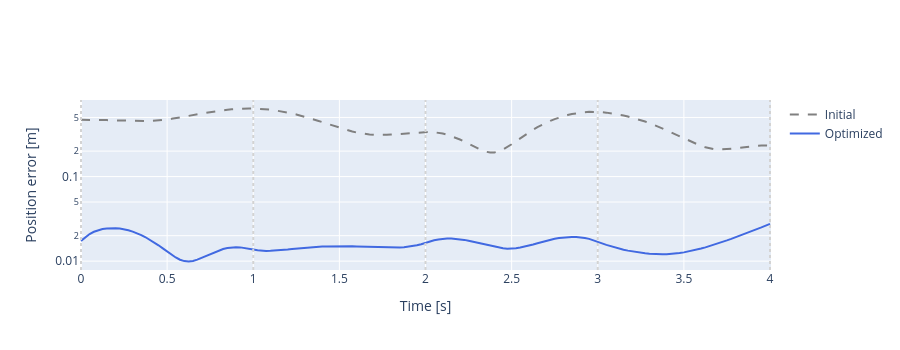

Notebook cell for this chart:
### Markdown cell above
We compare the position error along the initial and optimized trajectories. The vertical lines indicate the knot times.

### Code cell
err_init = np.linalg.norm(interp_init - truth, axis=1)
err_opt = np.linalg.norm(interp_opt - truth, axis=1)

fig = go.Figure()
fig.add_scatter(x=sample_times, y=err_init, name="Initial", line=dict(color="gray", dash="dash"))
fig.add_scatter(x=sample_times, y=err_opt, name="Optimized", line=dict(color="royalblue"))
for t in knot_times: fig.add_vline(x=t, line=dict(color="lightgray", dash="dot"))
fig.update_layout(xaxis_title="Time [s]", yaxis_title="Position error [m]", yaxis_type="log", height=350)
fig.show()

print(f"Trajectory RMSE: initial {rmse(interp_init, truth):.4f} m, optimized {rmse(interp_opt, truth):.4f} m")
print(f"Max position error after optimization: {err_opt.max():.4f} m")

### Figure 1 — Plotly figure (JSON) as saved in the notebook; plotly's stock layout.template omitted (floating-point values rounded to 4 significant figures; data arrays with more than 128 entries replaced by an {"elided": "..."} marker saying what was removed)
{"data": [{"line": {"color": "gray", "dash": "dash"}, "name": "Initial", "type": "scatter", "x": {"elided": "161 float values"}, "y": {"elided": "161 float values"}}, {"line": {"color": "royalblue"}, "name": "Optimized", "type": "scatter", "x": {"elided": "161 float values"}, "y": {"elided": "161 float values"}}], "layout": {"height": 350, "shapes": [{"line": {"color": "lightgray", "dash": "dot"}, "type": "line", "x0": 0, "x1": 0, "xref": "x", "y0": 0, "y1": 1, "yref": "y domain"}, {"line": {"color": "lightgray", "dash": "dot"}, "type": "line", "x0": 1, "x1": 1, "xref": "x", "y0": 0, "y1": 1, "yref": "y domain"}, {"line": {"color": "lightgray", "dash": "dot"}, "type": "line", "x0": 2, "x1": 2, "xref": "x", "y0": 0, "y1": 1, "yref": "y domain"}, {"line": {"color": "lightgray", "dash": "dot"}, "type": "line", "x0": 3, "x1": 3, "xref": "x", "y0": 0, "y1": 1, "yref": "y domain"}, {"line": {"color": "lightgray", "dash": "dot"}, "type": "line", "x0": 4, "x1": 4, "xref": "x", "y0": 0, "y1": 1, "yref": "y domain"}], "xaxis": {"title": {"text": "Time [s]"}}, "yaxis": {"title": {"text": "Position error [m]"}, "type": "log"}}}
